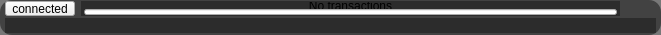
      <widget class="QFrame" name="dynamicFrame">
       <property name="geometry">
        <rect>
         <x>230</x>
         <y>520</y>
         <width>661</width>
         <height>35</height>
        </rect>
       </property>
       <property name="sizePolicy">
        <sizepolicy hsizetype="Expanding" vsizetype="Fixed">
         <horstretch>0</horstretch>
         <verstretch>0</verstretch>
        </sizepolicy>
       </property>
       <property name="minimumSize">
        <size>
         <width>0</width>
         <height>35</height>
        </size>
       </property>
       <property name="maximumSize">
        <size>
         <width>16777215</width>
         <height>16777215</height>
        </size>
       </property>
       <property name="styleSheet">
        <string notr="true">QFrame{
background:rgba(30,30,30,0.6);
border-radius:12px;
}
QLabel{
background:transparent;
border:none;
}</string>
       </property>
       <property name="frameShape">
        <enum>QFrame::Shape::StyledPanel</enum>
       </property>
       <property name="frameShadow">
        <enum>QFrame::Shadow::Raised</enum>
       </property>
       <layout class="QGridLayout" name="dynamicLayout">
        <property name="sizeConstraint">
         <enum>QLayout::SizeConstraint::SetDefaultConstraint</enum>
        </property>
        <property name="leftMargin">
         <number>5</number>
        </property>
        <property name="topMargin">
         <number>1</number>
        </property>
        <property name="rightMargin">
         <number>5</number>
        </property>
        <property name="bottomMargin">
         <number>2</number>
        </property>
        <property name="verticalSpacing">
         <number>2</number>
        </property>
        <item row="0" column="1">
         <widget class="QToolButton" name="toolButton_5">
          <property name="text">
           <string>connected</string>
          </property>
          <property name="icon">
           <iconset resource="icons.qrc">
            <normaloff>:/icons/connectedgreen.svg</normaloff>:/icons/connectedgreen.svg</iconset>
          </property>
          <property name="iconSize">
           <size>
            <width>24</width>
            <height>24</height>
           </size>
          </property>
          <property name="toolButtonStyle">
           <enum>Qt::ToolButtonStyle::ToolButtonTextBesideIcon</enum>
          </property>
         </widget>
        </item>
        <item row="0" column="3">
         <widget class="HoverButton" name="expandButton">
          <property name="maximumSize">
           <size>
            <width>30</width>
            <height>50</height>
           </size>
          </property>
          <property name="styleSheet">
           <string notr="true">QPushButton{
background:transparent;
border:none;
border-radius:0px;
}

QPushButton:hover{
background:0px;
border:none;
}</string>
          </property>
          <property name="text">
           <string/>
          </property>
          <property name="icon">
           <iconset resource="icons.qrc">
            <normaloff>:/icons/expandwhite.svg</normaloff>:/icons/expandwhite.svg</iconset>
          </property>
          <property name="iconSize">
           <size>
            <width>28</width>
            <height>28</height>
           </size>
          </property>
         </widget>
        </item>
        <item row="0" column="2">
         <widget class="QFrame" name="transactionFrame">
          <property name="styleSheet">
           <string notr="true"/>
          </property>
          <property name="frameShape">
           <enum>QFrame::Shape::StyledPanel</enum>
          </property>
          <property name="frameShadow">
           <enum>QFrame::Shadow::Raised</enum>
          </property>
          <layout class="QVBoxLayout" name="verticalLayout_5">
           <property name="spacing">
            <number>0</number>
           </property>
           <property name="leftMargin">
            <number>3</number>
           </property>
           <property name="topMargin">
            <number>1</number>
           </property>
           <property name="rightMargin">
            <number>3</number>
           </property>
           <property name="bottomMargin">
            <number>1</number>
           </property>
           <item>
            <widget class="QLabel" name="transactionLabel">
             <property name="styleSheet">
              <string notr="true">QLabel{
border-radius:10px;
}</string>
             </property>
             <property name="text">
              <string>No transactions</string>
             </property>
             <property name="alignment">
              <set>Qt::AlignmentFlag::AlignCenter</set>
             </property>
            </widget>
           </item>
           <item>
            <widget class="TCustomProgressBar" name="customProgressbar">
             <property name="maximumSize">
              <size>
               <width>16777215</width>
               <height>9</height>
              </size>
             </property>
             <property name="maximum">
              <number>10000</number>
             </property>
             <property name="value">
              <number>0</number>
             </property>
             <property name="textVisible">
              <bool>false</bool>
             </property>
            </widget>
           </item>
          </layout>
         </widget>
        </item>
        <item row="1" column="1" colspan="3">
         <widget class="QFrame" name="transactionFrameList">
          <property name="frameShape">
           <enum>QFrame::Shape::StyledPanel</enum>
          </property>
          <property name="frameShadow">
           <enum>QFrame::Shadow::Raised</enum>
          </property>
          <layout class="QVBoxLayout" name="verticalLayout_6">
           <item>
            <widget class="QScrollArea" name="scrollArea">
             <property name="widgetResizable">
              <bool>true</bool>
             </property>
             <widget class="QWidget" name="scrollAreaWidgetContents">
              <property name="geometry">
               <rect>
                <x>0</x>
                <y>0</y>
                <width>625</width>
                <height>16</height>
               </rect>
              </property>
             </widget>
            </widget>
           </item>
          </layout>
         </widget>
        </item>
       </layout>
      </widget>
